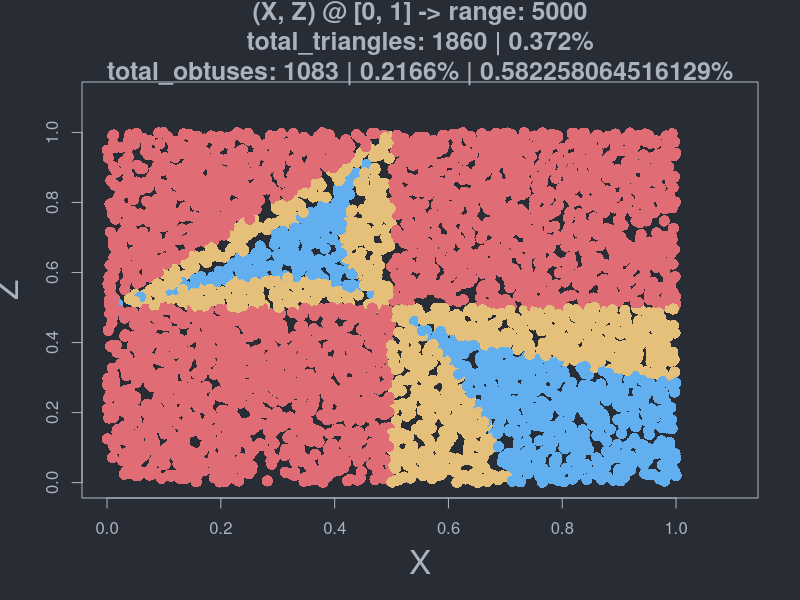
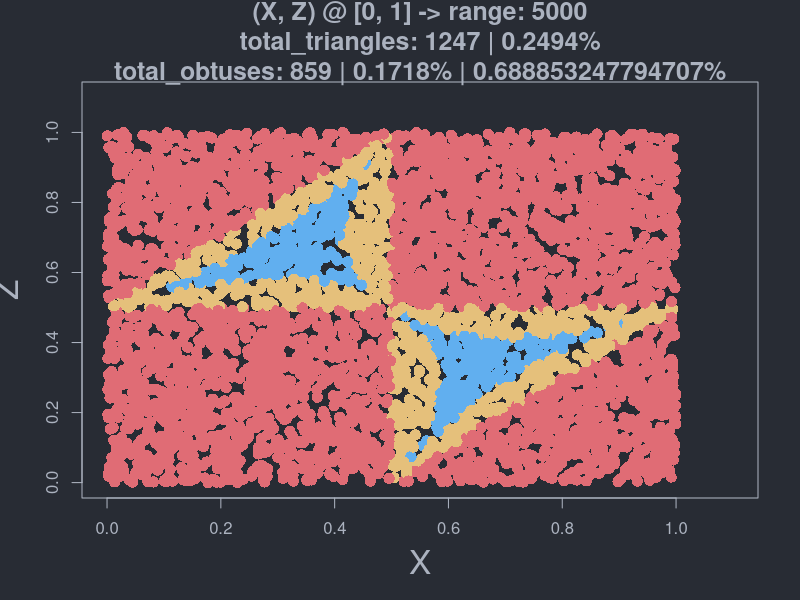

R code for these plots, in order:



round_decimal <- function(x, digits, chars = TRUE) {
    if (grepl(x = x, pattern = "\\.")) {
        y <- as.character(x)
        pos <- grep(unlist(strsplit(x = y, split = "")), pattern = "\\.", value = FALSE)
        if (chars) {
            return(
                as.double(substr(x = x, start = 1, stop = pos + digits))
            )
        }
        return(
            as.double(substr(x = x, start = 1, stop = pos + digits))
        )
    } else {
        return(
            as.double(format(round(x, 2), nsmall = 2))
        )
    }
}




obtuses <- 0
is_obtuse_triangle <- function(a, b, c) {
    values <- c(a, b, c)
    first_min <- min(values)
    filtered <- list()

    max_ = max(values)
    second_min <- NULL
    for (value in values) {
        if (value == first_min) {
            next
        }
        filtered <- append(filtered, value)
        # print(value)
    }
    if (length(filtered) == 1 || length(filtered) == 0) {
        second_min <- first_min
    } else if (length(filtered) == 2) {
        second_min <- min(unlist(filtered))
    }
    # print(first_min)
    # print(second_min)
    # print(max_)

    values <- c(first_min, second_min, max_) ^ 2
    # suma celor mai mici mai mica decat cea mai mare
    suma_minime <- values[1] + values[2]

    if (suma_minime < values[3]) {
        obtuses <<- obtuses + 1
        # print(values)
        # cat(" min=", first_min, "second_min=", second_min, "max=", max_, "\n")
        # cat(" min^2 =", values[1], "second_min^2 =", values[2], " < ", "max^2=", values[3], "\n")
        # cat("\n")
        return (TRUE)
    }
    return (FALSE)
}


is_triangle_method_1 <- function(a, b, c) {
    if (a + b > c && a + c > b && b + c > a) {
        return (TRUE)
    }
    return (FALSE)
}

is_triangle_method_2 <- function(a, b, c) {
    if (a <= 0.5 && b <= 0.5 && c <= 0.5) {
        return (TRUE)
    }
    return (FALSE)
}


generate_xz <- function(total = 5000) {
    # 5000 individual unique random values between [0, 1]
    x <- runif(total, 0, 1)
    # 5000 individual unique random values between [0, 1]
    z <- runif(total, 0, 1)
    # why dataframe?
    # its much easier to manage
    return (data.frame(x = x, z = z))
}




generate_dataframe <- function(
    dataframe,
    swap = FALSE,
    is_triangle = is_triangle_method_1
) {
    pairs = list(list(dataframe$x), list(dataframe$z))
    colors = c()
    triangle = c()
    obtuse = c()
    aa <- c()
    bb <- c()
    cc <- c()
    for (iter in seq_len(length(dataframe$z))) {
        # print(iter)
        x <- pairs[[1]][[1]][iter]
        z <- pairs[[2]][[1]][iter]

        if (swap) {
            if (x > z) {
                temp <- x
                x <- z
                z <- temp
            }
        }

        a <- x
        b <- abs(x - z)
        c <- abs(1 - z)

        # create the columns for dataframe
        aa <- append(aa, a)
        bb <- append(bb, b)
        cc <- append(cc, c)

        # check if the a, b, c lengths form a triangle
        if (is_triangle(a, b, c)) {
            triangle <- append(triangle, TRUE)

            # check if the a, b, c lengths form an obtuse triangle
            if (is_obtuse_triangle(a, b, c)) {
                obtuse <- append(obtuse, TRUE)
                colors <- append(colors, "#E5C07B")
            } else {
                colors <- append(colors, "#61AFEF")
                obtuse <- append(obtuse, FALSE)
            }
        } else {
            # have to initialize with default values
            colors <- append(colors, "#E06C75")
            triangle <- append(triangle, FALSE)
            obtuse <- append(obtuse, FALSE)
        }
    }
    # cat("obtuses=", length(which(obtuse==TRUE)), "\n")
    dataframe[,"a"] <- aa
    dataframe[,"b"] <- bb
    dataframe[,"c"] <- cc
    dataframe[,"color"] <- colors
    dataframe[,"triangle"] <- triangle
    dataframe[,"obtuse"] <- obtuse
    return (dataframe)
}


get_total_triangles_probability <- function(dataframe, total) {
    total_triangles = length(which(dataframe$triangle==TRUE))
    return (total_triangles / total)
}


get_total_obtuses_probability_from_all_points <- function(dataframe, total) {
    total_triangles = length(which(dataframe$obtuse==TRUE))
    return (total_triangles / total)
}
get_total_obtuses_probability_from_all_triangles <- function(dataframe, total) {
    total_triangles = length(which(dataframe$triangle==TRUE))
    total_obtuses = length(which(dataframe$obtuse==TRUE))
    return (total_obtuses / total_triangles)
}

# punctul 2
get_mean_lengths <- function(dataframe) {
    as_mean = paste("all a's mean: ", mean(dataframe$a), sep="")
    # print(as_mean)
    bs_mean = paste("all b's mean: ", mean(dataframe$b), sep="")
    # print(bs_mean)
    cs_mean = paste("all c's mean: ", mean(dataframe$c), sep="")
    # print(cs_mean)

    # individual means for the first 5
    for (i in 1:5) {
        a = dataframe$a[i]
        b = dataframe$b[i]
        c = dataframe$c[i]
        # cat(a, b, c, "\n")

        mean_a_b_c = mean(c(a, b, c))
        # print(mean_a_b_c)
    }
}

submain <- function(total, triangle_func, filename, swap) {
    xz <- generate_xz(total)
    # print(head(xy))
    dataframe <- generate_dataframe(
        xz,
        swap=swap,
        is_triangle = triangle_func)

    total_triangles <- length(which(dataframe$triangle==TRUE))
    triangle_prob <- get_total_triangles_probability(dataframe, total)

    total_obtuses <- length(which(dataframe$obtuse==TRUE))
    # punctul 4
    obtuses_prob_from_all_points <- get_total_obtuses_probability_from_all_points(dataframe, total)
    obtuses_prob_from_triangles <- get_total_obtuses_probability_from_all_triangles(dataframe, total)

    main_text <- paste(
        "(X, Z) @ [0, 1] -> range: ",
        total,
        "\n",
        "total_triangles: ",
        total_triangles,
        " | ",
        triangle_prob, "%",
        "\n",
        "total_obtuses: ",
        total_obtuses,
        " | ",
        obtuses_prob_from_all_points, "%",
        " | ",
        obtuses_prob_from_triangles, "%",
        sep="")

    # punctul 3.a
    size <- 600
    white <- "#ABB2BF"
    png(file = filename,
        width = size,
        height = size)
    # options(repr.plot.width = 500, repr.plot.height = 500)
    par(bg = "#282C34", fg=white)
    # dev.new(width = 1000, height = 1000, unit = "px")
    plot(
        x = dataframe$x,
        y = dataframe$z,
        xlab = "X",
        ylab = "Z",
        xlim = c(0,1.1),
        ylim = c(0,1.1),
        main = main_text,
        col.main = white,
        col.sub = white,       # Subtitle color
        col.lab = white,    # X and Y-axis labels color
        col.axis = white,   # Tick labels color
        col = dataframe$color,
        pch = 16,
        cex = 1.5,
        cex.main = 1.5,   # Title size
        cex.sub = 0.5,  # Subtitle size
        cex.lab = 2,   # X-axis and Y-axis labels size
        cex.axis = 1, # Axis labels size
        # family = "monaco"
    )
    # print(dev.size("px"))
    # rect(0, 0, 1000, 1000, col = "#282C34", border = NULL)

    # text <- "asiodujbasiodb aiosgbdioasbd"
    # mtext(text)
    # plotted <- recordPlot()
    dev.off()

    # means for a, b, c
    get_mean_lengths(dataframe)


    # punctul 3.b
    triangle_prob_string = paste("probability for triangles: ", triangle_prob, "%", sep="")
    obtuse_prob_string = paste("probability for obtuses from all points: ", obtuses_prob_from_all_points, "%", sep="")
    obtuse_prob_string = paste("probability for obtuses from all triangles: ", obtuses_prob_from_triangles, "%", sep="")
    # print(length(which(dataframe$x==0.33)))
}


main <- function(total = 5000) {
    filename_no_swap = paste("plot-no-swap-Z-", total, ".png", sep="")
    filename_swap = paste("plot-swap-Z-", total, ".png", sep="")
    submain(total, is_triangle_method_1, filename_no_swap, swap = FALSE)
    submain(total, is_triangle_method_1, filename_swap, swap = TRUE)
}



# haha, programare procedurala
# main(100000)
# probability: 0.24949 (asta e cam cea mai accurate)
main()

